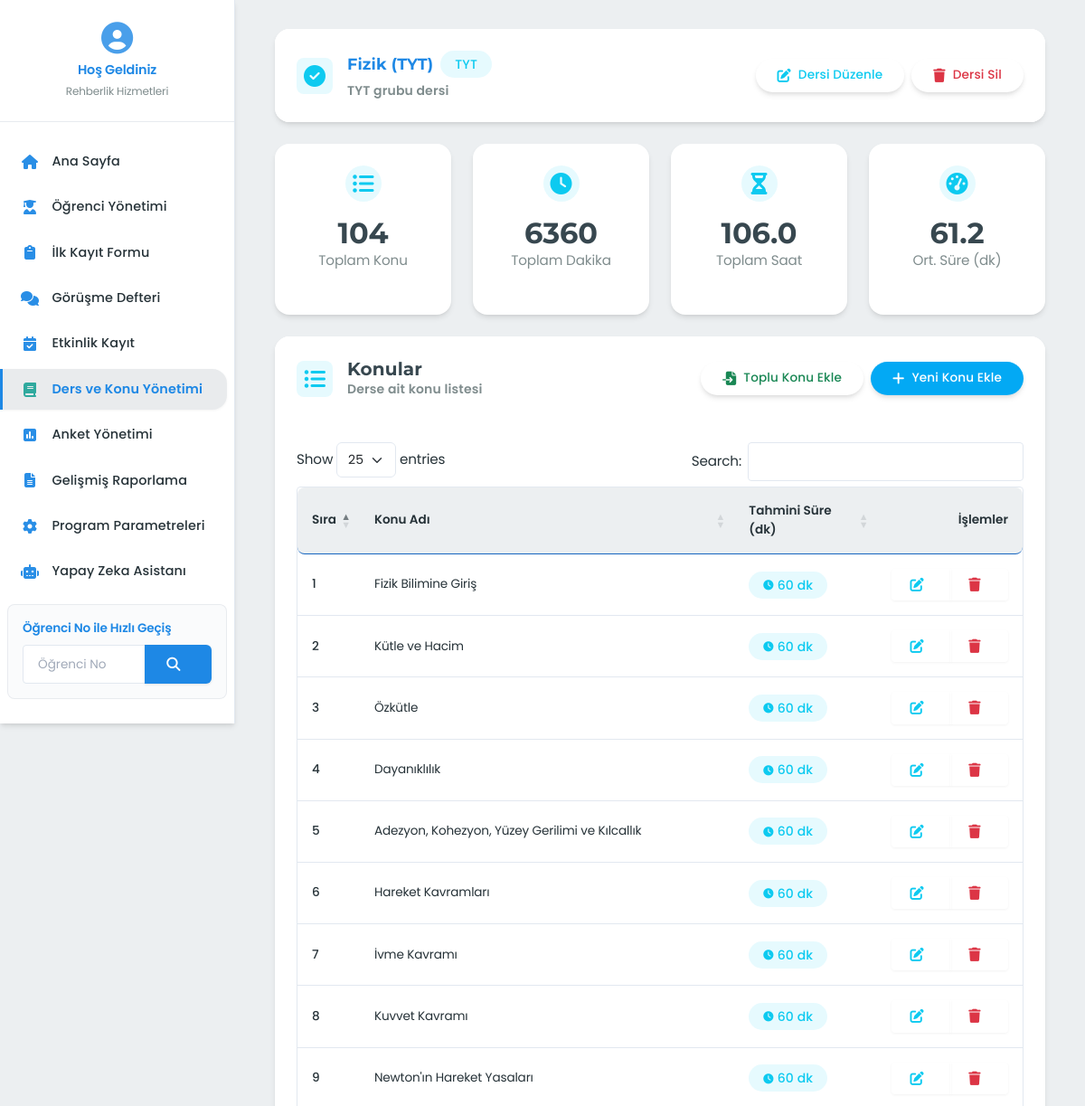
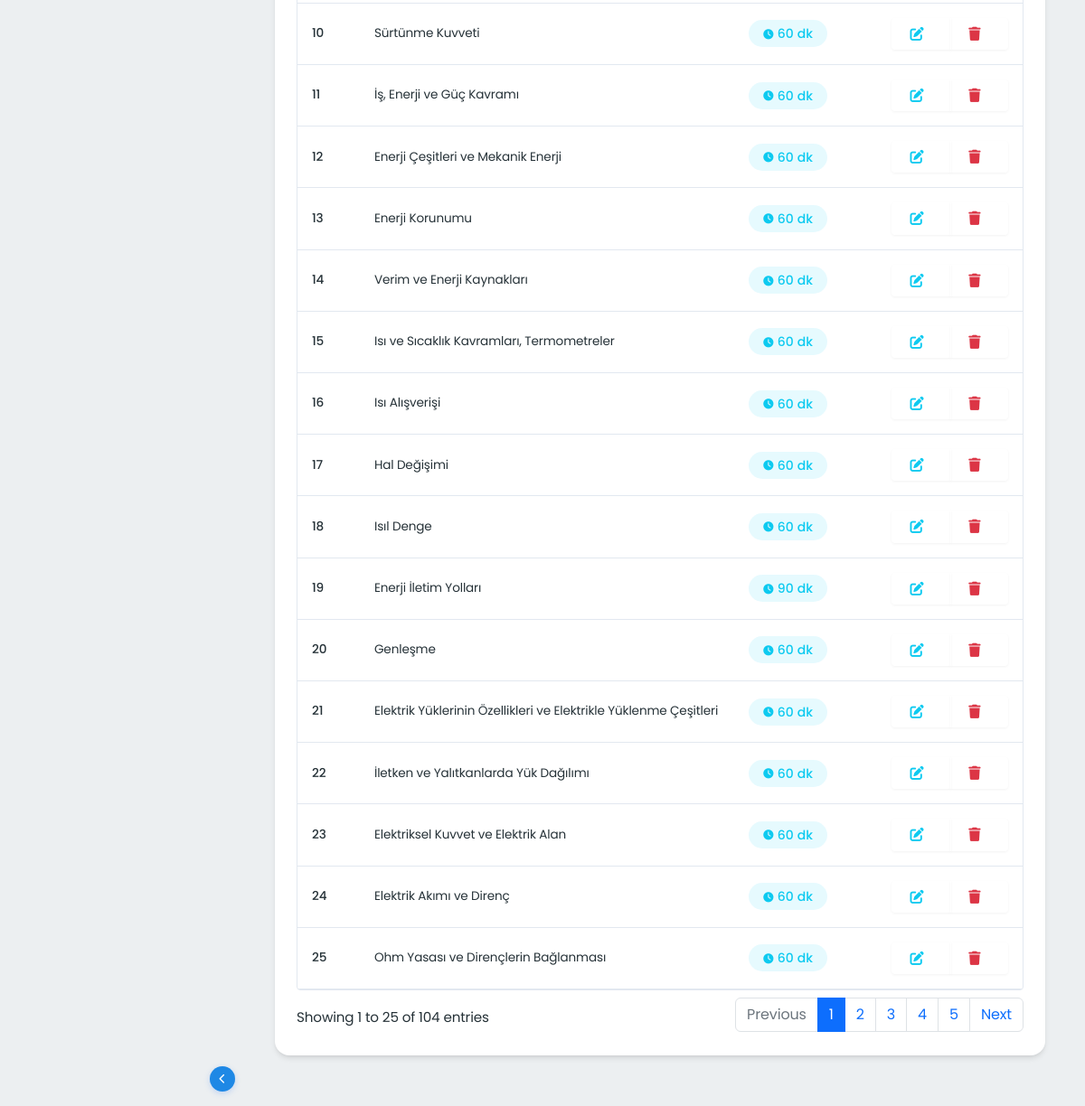
/ders-konu-yonetimi/2, run on the app's committed database (2 pictures, top to bottom).
### app/blueprints/ders_konu_yonetimi/models.py (models this page shows, shortened)
class Ders(db.Model):
    __tablename__ = 'dersler'
    __table_args__ = {'extend_existing': True}
    id = db.Column(db.Integer, primary_key=True)
    ad = db.Column(db.String(100), nullable=False, unique=True)
    aciklama = db.Column(db.Text, nullable=True)
    konular = relationship("Konu", back_populates="ders", cascade="all, delete-orphan")
    ders_programlari = relationship("DersProgrami", back_populates="ders", cascade="all, delete-orphan")
    ders_ilerlemeleri = relationship("DersIlerleme", back_populates="ders", cascade="all, delete-orphan")
    def toplam_sure(self):
        return sum(konu.tahmini_sure for konu in self.konular)
    def konu_sayisi(self):
        return len(self.konular)

class Konu(db.Model):
    __tablename__ = 'konular'
    __table_args__ = {'extend_existing': True}
    id = db.Column(db.Integer, primary_key=True)
    ders_id = db.Column(db.Integer, db.ForeignKey('dersler.id'), nullable=False)
    ad = db.Column(db.String(200), nullable=False)
    tahmini_sure = db.Column(db.Integer, nullable=False)  # Dakika cinsinden
    sira = db.Column(db.Integer, nullable=False, default=0)
    ders = relationship("Ders", back_populates="konular")
    konu_takipleri = relationship("KonuTakip", back_populates="konu", cascade="all, delete-orphan")

### app/blueprints/ders_konu_yonetimi/routes.py (the view)
@ders_konu_yonetimi_bp.route('/<int:ders_id>')
def detay(ders_id):
    ders = Ders.query.get_or_404(ders_id)
    konular = Konu.query.filter_by(ders_id=ders_id).order_by(Konu.sira).all()
    return render_template('ders_konu_yonetimi/ders_detay.html', ders=ders, konular=konular)

### app/utils/session.py (called while the page is built)
def get_aktif_ogrenci():
    try:
        if 'aktif_ogrenci_id' in session:
            return Ogrenci.query.get(session['aktif_ogrenci_id'])
    except Exception:
        pass
    return None

### app/blueprints/ders_konu_yonetimi/templates/ders_konu_yonetimi/ders_detay.html (shortened to what this page needs)
{% extends "base.html" %}
{% block content %}
{% set ders_renk = 'primary' %}
{% set ders_ikon = 'book' %}
{% set ders_tip = '' %}
{% if 'TYT' in ders.ad %}
    {% set ders_renk = 'info' %}
    {% set ders_ikon = 'check-circle' %}
    {% set ders_tip = 'TYT' %}
{% elif 'AYT' in ders.ad %}
    {% set ders_renk = 'success' %}
    {% set ders_ikon = 'star' %}
    {% set ders_tip = 'AYT' %}
{% elif 'YDT' in ders.ad or 'Dil' in ders.ad or 'İngilizce' in ders.ad or 'Almanca' in ders.ad or 'Fransızca' in ders.ad %}
    {% set ders_renk = 'warning' %}
    {% set ders_ikon = 'globe' %}
    {% set ders_tip = 'YDT' %}
{% endif %}
<div class="card border-0 shadow-sm rounded-4 overflow-hidden mb-4">
    <div class="card-header bg-white d-flex justify-content-between align-items-center p-4 border-0">
        <div class="d-flex align-items-center">
            <div class="icon-wrapper bg-{{ ders_renk }} bg-opacity-10 rounded-3 p-3 me-3">
                <i class="fas fa-{{ ders_ikon }} fs-4 text-{{ ders_renk }}"></i>
            </div>
            <div>
                <div class="d-flex align-items-center">
                    <h4 class="card-title mb-0 fw-bold">{{ ders.ad }}</h4>
                    {% if ders_tip %}
                    <span class="badge bg-{{ ders_renk }} bg-opacity-10 text-{{ ders_renk }} rounded-pill px-3 py-2 ms-2">{{ ders_tip }}</span>
                    {% endif %}
                </div>
                {% if ders.aciklama %}
                <p class="text-muted small mb-0 mt-1">{{ ders.aciklama }}</p>
                {% endif %}
            </div>
        </div>
        <div class="d-flex gap-2">
            <a href="{{ url_for('ders_konu_yonetimi.duzenle', ders_id=ders.id) }}" class="btn btn-outline-{{ ders_renk }} rounded-pill px-4 py-2 shadow-sm">
                <i class="fas fa-edit me-2"></i> Dersi Düzenle
            </a>
            <button type="button" class="btn btn-outline-danger rounded-pill px-4 py-2 shadow-sm" data-bs-toggle="modal" data-bs-target="#silDersModal">
                <i class="fas fa-trash me-2"></i> Dersi Sil
            </button>
        </div>
    </div>
</div>
<div class="row g-4 mb-4">
    <div class="col-md-3">
        <div class="card border-0 shadow-sm rounded-4 h-100">
            <div class="card-body p-4 text-center">
                <div class="icon-wrapper bg-{{ ders_renk }} bg-opacity-10 rounded-circle p-3 d-inline-flex mb-3">
                    <i class="fas fa-list-ul fs-4 text-{{ ders_renk }}"></i>
                </div>
                <h2 class="mb-0 fw-bold">{{ ders.konu_sayisi() }}</h2>
                <div class="text-muted">Toplam Konu</div>
            </div>
        </div>
    </div>
    <div class="col-md-3">
        <div class="card border-0 shadow-sm rounded-4 h-100">
            <div class="card-body p-4 text-center">
                <div class="icon-wrapper bg-{{ ders_renk }} bg-opacity-10 rounded-circle p-3 d-inline-flex mb-3">
                    <i class="fas fa-clock fs-4 text-{{ ders_renk }}"></i>
                </div>
                <h2 class="mb-0 fw-bold">{{ ders.toplam_sure() }}</h2>
                <div class="text-muted">Toplam Dakika</div>
            </div>
        </div>
    </div>
    <div class="col-md-3">
        <div class="card border-0 shadow-sm rounded-4 h-100">
            <div class="card-body p-4 text-center">
                <div class="icon-wrapper bg-{{ ders_renk }} bg-opacity-10 rounded-circle p-3 d-inline-flex mb-3">
                    <i class="fas fa-hourglass-half fs-4 text-{{ ders_renk }}"></i>
                </div>
                <h2 class="mb-0 fw-bold">{{ (ders.toplam_sure() / 60)|round(1) }}</h2>
                <div class="text-muted">Toplam Saat</div>
            </div>
        </div>
    </div>
    <div class="col-md-3">
        <div class="card border-0 shadow-sm rounded-4 h-100">
            <div class="card-body p-4 text-center">
                <div class="icon-wrapper bg-{{ ders_renk }} bg-opacity-10 rounded-circle p-3 d-inline-flex mb-3">
                    <i class="fas fa-tachometer-alt fs-4 text-{{ ders_renk }}"></i>
                </div>
                <h2 class="mb-0 fw-bold">{{ (ders.toplam_sure() / ders.konu_sayisi())|round(1) if ders.konu_sayisi() > 0 else 0 }}</h2>
                <div class="text-muted">Ort. Süre (dk)</div>
            </div>
        </div>
    </div>
</div>
<div class="card border-0 shadow-sm rounded-4 overflow-hidden">
    <div class="card-header bg-white d-flex justify-content-between align-items-center p-4 border-0">
        <div class="d-flex align-items-center">
            <div class="icon-wrapper bg-{{ ders_renk }} bg-opacity-10 rounded-3 p-3 me-3">
                <i class="fas fa-list-ul fs-4 text-{{ ders_renk }}"></i>
            </div>
            <div>
                <h5 class="mb-0 fw-bold">Konular</h5>
                <p class="text-muted small mb-0">Derse ait konu listesi</p>
            </div>
        </div>
        <div class="d-flex gap-2">
            <a href="{{ url_for('ders_konu_yonetimi.konular_toplu_ekle', ders_id=ders.id) }}" class="btn btn-outline-success rounded-pill px-4 py-2 shadow-sm">
                <i class="fas fa-file-import me-2"></i> Toplu Konu Ekle
            </a>
            <a href="{{ url_for('ders_konu_yonetimi.konu_ekle', ders_id=ders.id) }}" class="btn btn-{{ ders_renk }} rounded-pill px-4 py-2 shadow-sm">
                <i class="fas fa-plus me-2"></i> Yeni Konu Ekle
            </a>
        </div>
    </div>
    <div class="card-body p-4">
        {% if konular %}
        <div class="table-responsive">
            <table id="konuTable" class="table table-hover">
                <thead class="table-light">
                    <tr>
                        <th class="rounded-start-3">Sıra</th>
                        <th>Konu Adı</th>
                        <th>Tahmini Süre (dk)</th>
                        <th class="rounded-end-3 text-end">İşlemler</th>
                    </tr>
                </thead>
                <tbody>
                    {% for konu in konular %}
                    <tr class="align-middle">
                        <td class="fw-medium">{{ konu.sira }}</td>
                        <td>{{ konu.ad }}</td>
                        <td>
                            <span class="badge bg-{{ ders_renk }} bg-opacity-10 text-{{ ders_renk }} rounded-pill px-3 py-2">
                                <i class="fas fa-clock me-1"></i> {{ konu.tahmini_sure }} dk
                            </span>
                        </td>
                        <td class="text-end">
                            <div class="btn-group" role="group" aria-label="Konu İşlemleri">
                                <a href="{{ url_for('ders_konu_yonetimi.konu_duzenle', konu_id=konu.id) }}" class="btn btn-sm btn-outline-{{ ders_renk }} rounded-start-pill" data-bs-toggle="tooltip" title="Düzenle">
                                    <i class="fas fa-edit"></i>
                                </a>
                                <button type="button" class="btn btn-sm btn-outline-danger rounded-end-pill" data-bs-toggle="modal" data-bs-target="#silModal{{ konu.id }}" title="Sil">
                                    <i class="fas fa-trash"></i>
                                </button>
                            </div>
                        </td>
                    </tr>
                    {% endfor %}
                </tbody>
            </table>
        </div>
        {% endif %}
    </div>
</div>
{% endblock %}

### app/static/css/styles.css (style rules this page uses)
:root { --primary-color: #2c3e50; --primary-light: #34495e; --primary-dark: #1e2a36; --secondary-color: #3498db; --secondary-light: #5dade2; --secondary-dark: #2874a6; --accent-color: #16a085; --warning-color: #f39c12; --danger-color: #c0392b; --info-color: #2980b9; --success-color: #27ae60; --light-color: #f8f9fa; --dark-color: #2c3e50; --text-color: #333333; --text-muted: #7f8c8d; --border-color: #ecf0f1; --bg-light: #f5f7f9; --bg-white: #ffffff; --bg-gradient: linear-gradient(to right, var(--primary-color), var(--primary-dark)); --shadow-sm: 0 2px 4px rgba(0, 0, 0, 0.05); --shadow-md: 0 4px 6px -1px rgba(0, 0, 0, 0.1), 0 2px 4px -1px rgba(0, 0, 0, 0.06); --shadow-lg: 0 10px 15px -3px rgba(0, 0, 0, 0.1), 0 4px 6px -2px rgba(0, 0, 0, 0.05); --radius-sm: 0.25rem; --radius-md: 0.5rem; --radius-lg: 0.75rem; --radius-xl: 1rem; --transition: all 0.2s ease; --card-shadow: 0 4px 6px -1px rgba(0, 0, 0, 0.1), 0 2px 4px -1px rgba(0, 0, 0, 0.06); --card-shadow-hover: 0 10px 15px -3px rgba(0, 0, 0, 0.1), 0 4px 6px -2px rgba(0, 0, 0, 0.05); --sidebar-width: 260px; --sidebar-collapsed-width: 70px; --header-height: 60px; --border-radius: 0.5rem; --transition-smooth: all 0.25s cubic-bezier(0.4, 0, 0.2, 1); }
body { font-family: 'Inter', system-ui, -apple-system, 'Segoe UI', Helvetica, Arial, sans-serif; color: var(--text-color); background-color: var(--bg-light); line-height: 1.5; font-size: 0.9rem; overflow-x: hidden; -webkit-font-smoothing: antialiased; -moz-osx-font-smoothing: grayscale; letter-spacing: -0.01em; }
.card { border-radius: var(--radius-lg); border: none; box-shadow: var(--shadow-md); margin-bottom: 1.5rem; transition: all 0.3s ease; overflow: hidden; background-color: var(--bg-white); position: relative; }
.card-header { background: var(--bg-white); border-bottom: 2px solid var(--primary-color); font-weight: 600; font-size: 1rem; padding: 1rem 1.5rem; color: var(--primary-color); letter-spacing: 0.01em; position: relative; }
.card-header .card-title { margin-bottom: 0; font-size: 1.1rem; font-weight: 600; color: var(--primary-color); position: relative; }
.card-body { padding: 1.5rem; }
.btn { font-weight: 600; border-radius: var(--radius-md); padding: 0.65rem 1.25rem; font-size: 0.85rem; line-height: 1.5; transition: all 0.3s cubic-bezier(0.4, 0, 0.2, 1); display: inline-flex; align-items: center; justify-content: center; box-shadow: var(--shadow-sm); letter-spacing: 0.01em; position: relative; overflow: hidden; border: none; z-index: 1; }
.btn:before { content: ''; position: absolute; top: 0; left: 0; width: 100%; height: 100%; background: rgba(255, 255, 255, 0.1); transform: translateY(100%); transition: transform 0.3s cubic-bezier(0.4, 0, 0.2, 1); z-index: -1; }
.btn i, .btn .fas, .btn .far, .btn .fal, .btn .fab { margin-right: 0.65rem; font-size: 0.95rem; transition: transform 0.2s ease; }
.btn-sm { padding: 0.5rem 1rem; font-size: 0.8rem; border-radius: var(--radius-md); }
.btn-info { background-color: var(--info-color); color: white; }
.table { border-radius: 4px; overflow: hidden; width: 100%; border-collapse: separate; border-spacing: 0; border: 1px solid var(--border-color); }
.table th { background-color: var(--primary-color); color: white; border-color: var(--primary-dark); font-weight: 600; vertical-align: middle; padding: 0.7rem 0.75rem; font-size: 0.85rem; letter-spacing: 0; border-bottom: 1px solid var(--primary-dark); }
.table td { vertical-align: middle; padding: 0.65rem 0.75rem; border-bottom: 1px solid var(--border-color); font-size: 0.85rem; color: var(--text-color); }
.badge { font-weight: 500; padding: 0.35em 0.65em; border-radius: 0.375rem; font-size: 0.75rem; line-height: 1; display: inline-flex; align-items: center; letter-spacing: 0.01em; }
.badge i, .badge .fas, .badge .far, .badge .fal, .badge .fab { margin-right: 0.25rem; font-size: 0.7rem; }
.text-muted { color: var(--text-muted) !important; }
.fw-medium { font-weight: 500 !important; }
.shadow-sm { box-shadow: var(--card-shadow) !important; }

### app/static/css/animations.css (style rules this page uses)
.btn { transition: all 0.2s cubic-bezier(0.4, 0, 0.2, 1); }
.card { transition: all 0.3s cubic-bezier(0.4, 0, 0.2, 1); }
.badge { transition: all 0.2s ease; }
.btn { transition: all 0.2s ease-in-out; }
.card { transition: all 0.3s cubic-bezier(0.165, 0.84, 0.44, 1); }
.table tbody tr { transition: background-color 0.15s ease-in-out; }

### data on the page
Ders: ad "Fizik (TYT)", aciklama "TYT grubu dersi"
Konu: toplam_sure "6360", (ders.toplam_sure()/60)|round(1) "106.0", tahmini_sure.tahmini_sure "61.2", sira "1", ad "Fizik Bilimine Giriş", tahmini_sure "60"
Konu: sira "2", ad "Kütle ve Hacim", tahmini_sure "60"
Konu: sira "3", ad "Özkütle", tahmini_sure "60"
Konu: sira "4", ad "Dayanıklılık", tahmini_sure "60"
Konu: sira "5", ad "Adezyon, Kohezyon, Yüzey Gerilimi ve Kılcallık", tahmini_sure "60"
Konu: sira "6", ad "Hareket Kavramları", tahmini_sure "60"
Konu: sira "7", ad "İvme Kavramı", tahmini_sure "60"
Konu: sira "8", ad "Kuvvet Kavramı", tahmini_sure "60"
Konu: sira "9", ad "Newton'ın Hareket Yasaları", tahmini_sure "60"
Konu: sira "10", ad "Sürtünme Kuvveti", tahmini_sure "60"
Konu: sira "11", ad "İş, Enerji ve Güç Kavramı", tahmini_sure "60"
Konu: sira "12", ad "Enerji Çeşitleri ve Mekanik Enerji", tahmini_sure "60"
Konu: sira "13", ad "Enerji Korunumu", tahmini_sure "60"
Konu: sira "14", ad "Verim ve Enerji Kaynakları", tahmini_sure "60"
Konu: sira "15", ad "Isı ve Sıcaklık Kavramları, Termometreler", tahmini_sure "60"
Konu: sira "16", ad "Isı Alışverişi", tahmini_sure "60"
Konu: sira "17", ad "Hal Değişimi", tahmini_sure "60"
Konu: sira "18", ad "Isıl Denge", tahmini_sure "60"
Konu: sira "19", ad "Enerji İletim Yolları", tahmini_sure "90"
Konu: sira "20", ad "Genleşme", tahmini_sure "60"
Konu: sira "21", ad "Elektrik Yüklerinin Özellikleri ve Elektrikle Yüklenme Çeşitleri", tahmini_sure "60"
Konu: sira "22", ad "İletken ve Yalıtkanlarda Yük Dağılımı", tahmini_sure "60"
Konu: sira "23", ad "Elektriksel Kuvvet ve Elektrik Alan", tahmini_sure "60"
Konu: sira "24", ad "Elektrik Akımı ve Direnç", tahmini_sure "60"
Konu: sira "25", ad "Ohm Yasası ve Dirençlerin Bağlanması", tahmini_sure "60"

### other printed values
{{ ders_tip }} "TYT"
{{ ders.konu_sayisi() }} "104"
